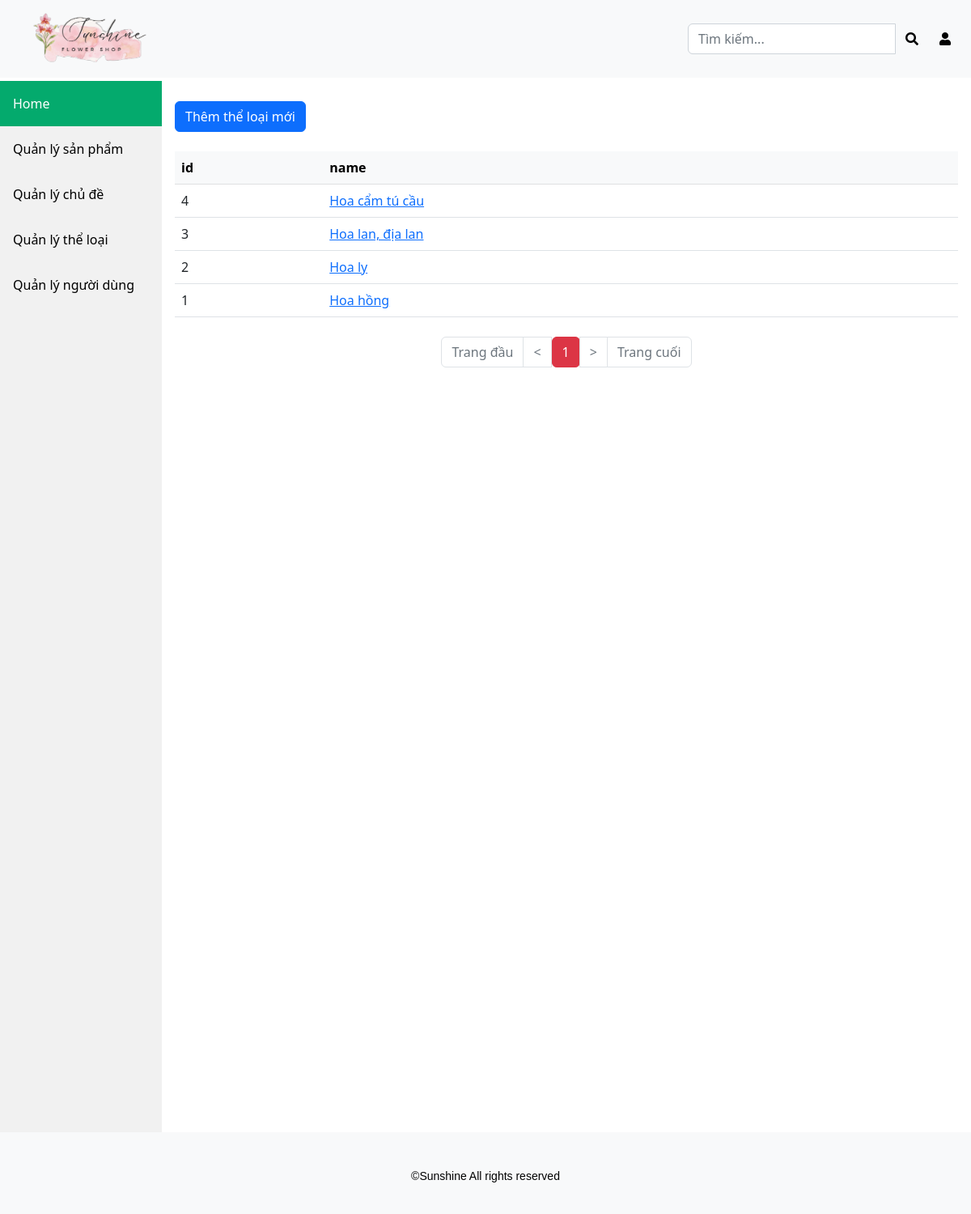
The page /admin/category-manager.php (signed in) on the database its author committed.
### tables this page shows
CREATE TABLE `category` (
  `id` int NOT NULL,
  `name` varchar(255) NOT NULL
);

### class/Category.php (called while the page is built, shortened)
<?php
class Category
{
    public static function getAll($pdo)
    {
        $sql = "SELECT * FROM category";
        $stmt = $pdo->prepare($sql);
        if ($stmt->execute()) {
            $stmt->setFetchMode(PDO::FETCH_CLASS, 'Category');
            return $stmt->fetchAll();
        }
    }
    public static function getPage($pdo, $limit, $offset)
    {
        $sql = "SELECT * FROM category ORDER BY id DESC LIMIT :limit OFFSET :offset";
        $stmt = $pdo->prepare($sql);
        $stmt->bindValue(':limit', $limit, PDO::PARAM_INT);
        $stmt->bindValue(':offset', $offset, PDO::PARAM_INT);
        if ($stmt->execute()) {
            $stmt->setFetchMode(PDO::FETCH_CLASS, 'Category');
            return $stmt->fetchAll();
        }
    }
}

### admin/category-manager.php (the view, shortened to what this page needs)
<?php
require '../class/Database.php';
require '../class/Category.php';
$db = new Database(DB_HOST, DB_NAME, DB_USER, DB_PASS);
$pdo = $db->getConn();
$category_per_page = 10;
$page = $_GET['page'] ?? 1;
$max = ceil(count(Category::getAll($pdo)) / $category_per_page);
if ($page >= 1 && $page <= $max) {
    $limit = $category_per_page;
    $offset = ($page - 1) * $category_per_page;
} else {
    if ($page < 1) {
        header('Location: category-manager.php?page=1');
    } else {
        header('Location: category-manager.php?page=' . $max);
    }
}
$data = category::getPage($pdo, $limit, $offset);
?>
<?php require 'inc/header.php'; ?>
<div class="content">
    <div class="d-flex mt-4">
        <a class="btn btn-primary" href="new-category.php">Thêm thể loại mới</a>
    </div>
    <table class="table mt-4">
        <thead class="table-light">
            <tr style="font-weight: bold;">
                <?php foreach ($data[0] as $key => $value) : ?>
                    <td><?= $key ?></td>
                <?php endforeach; ?>
            </tr>
        </thead>
        <tbody>
            <?php foreach ($data as $category) : ?>
                <tr>
                    <td><?= $category->id ?></td>
                    <td><a href="category.php?id=<?= $category->id ?>"><?= $category->name ?></a></td>
                </tr>
            <?php endforeach; ?>
        </tbody>
    </table>
    <?php
    $max_display = 5;
    $start_page = max($page - floor($max_display / 2), 1);
    $end_page = min($start_page + $max_display - 1, $max);
    ?>
    <div class="d-flex justify-content-center mt-4">
        <nav aria-label="Page navigation">
            <ul class="pagination">
                <li class="page-item <?= ($page == 1) ? 'disabled' : '' ?>">
                    <a class="page-link" href="category-manager.php?page=1" aria-label="First">
                        <span aria-hidden="true">Trang đầu</span>
                    </a>
                </li>
                <li class="page-item <?= ($page == 1) ? 'disabled' : '' ?>">
                    <a class="page-link" href="category-manager.php?page=<?= $page - 1 ?>" aria-label="Previous">
                        <span aria-hidden="true">&lt;</span>
                    </a>
                </li>
                <?php for ($i = $start_page; $i <= $end_page; $i++) : ?>
                    <?php if ($i == $page) : ?>
                        <li class="page-item active"><a class="btn btn-danger" href="category-manager.php?page=<?= $i ?>"><?= $i ?></a></li>
                    <?php else : ?>
                        <li class="page-item"><a class="page-link" href="category-manager.php?page=<?= $i ?>"><?= $i ?></a></li>
                    <?php endif ?>
                <?php endfor ?>
                <li class="page-item <?= ($page == $max) ? 'disabled' : '' ?>">
                    <a class="page-link" href="category-manager.php?page=<?= $page + 1 ?>" aria-label="Next">
                        <span aria-hidden="true">&gt;</span>
                    </a>
                </li>
                <li class="page-item <?= ($page == $max) ? 'disabled' : '' ?>">
                    <a class="page-link" href="category-manager.php?page=<?= $max ?>" aria-label="Last">
                        <span aria-hidden="true">Trang cuối</span>
                    </a>
                </li>
            </ul>
        </nav>
    </div>
</div>
<?php require 'inc/footer.php'; ?>

### admin/inc/header.php (style rules this page uses)
body { position: relative; min-height: 100vh; padding-top: 100px; padding-bottom: 400px; }
ul li a { color: white; text-decoration: none; }
div.content { margin-left: 200px; padding: 1px 16px; height: 1000px; }

### rows shown on the page
category: id "4", name "Hoa cẩm tú cầu"
category: id "3", name "Hoa lan, địa lan"
category: id "2", name "Hoa ly"
category: id "1", name "Hoa hồng"

### other values the page prints
$key "id"
$key "name"
